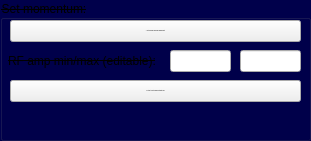
           <widget class="QGroupBox" name="groupBox_6">
            <property name="geometry">
             <rect>
              <x>340</x>
              <y>330</y>
              <width>311</width>
              <height>141</height>
             </rect>
            </property>
            <property name="font">
             <font>
              <weight>50</weight>
              <bold>false</bold>
              <strikeout>true</strikeout>
             </font>
            </property>
            <property name="styleSheet">
             <string notr="true">QGroupBox{ background-color: rgb(0, 0, 75);}
QLabel{ background-color: rgba(0,0,0,0%);}
#QPushButton{ background-color: rgb(255, 255, 255);}</string>
            </property>
            <property name="title">
             <string>Set momentum:</string>
            </property>
            <widget class="QLineEdit" name="lineEdit_fineRFMin">
             <property name="geometry">
              <rect>
               <x>170</x>
               <y>50</y>
               <width>61</width>
               <height>22</height>
              </rect>
             </property>
            </widget>
            <widget class="QLineEdit" name="lineEdit_fineRFMax">
             <property name="geometry">
              <rect>
               <x>240</x>
               <y>50</y>
               <width>61</width>
               <height>22</height>
              </rect>
             </property>
            </widget>
            <widget class="QLabel" name="label_10">
             <property name="geometry">
              <rect>
               <x>8</x>
               <y>50</y>
               <width>161</width>
               <height>21</height>
              </rect>
             </property>
             <property name="font">
              <font>
               <strikeout>true</strikeout>
              </font>
             </property>
             <property name="text">
              <string>RF amp min/max (editable):</string>
             </property>
            </widget>
            <widget class="QPushButton" name="pushButton_fineCentreC2VRF">
             <property name="geometry">
              <rect>
               <x>10</x>
               <y>80</y>
               <width>291</width>
               <height>22</height>
              </rect>
             </property>
             <property name="font">
              <font>
               <pointsize>-1</pointsize>
              </font>
             </property>
             <property name="text">
              <string>3. Set RF to centre down spectometer line</string>
             </property>
             <property name="checked">
              <bool>false</bool>
             </property>
            </widget>
            <widget class="QPushButton" name="pushButton_fineGetRFRange_2">
             <property name="geometry">
              <rect>
               <x>10</x>
               <y>20</y>
               <width>291</width>
               <height>22</height>
              </rect>
             </property>
             <property name="font">
              <font>
               <pointsize>-1</pointsize>
              </font>
             </property>
             <property name="text">
              <string>1. Get scan range from rough measurement</string>
             </property>
             <property name="checked">
              <bool>false</bool>
             </property>
            </widget>
           </widget>
